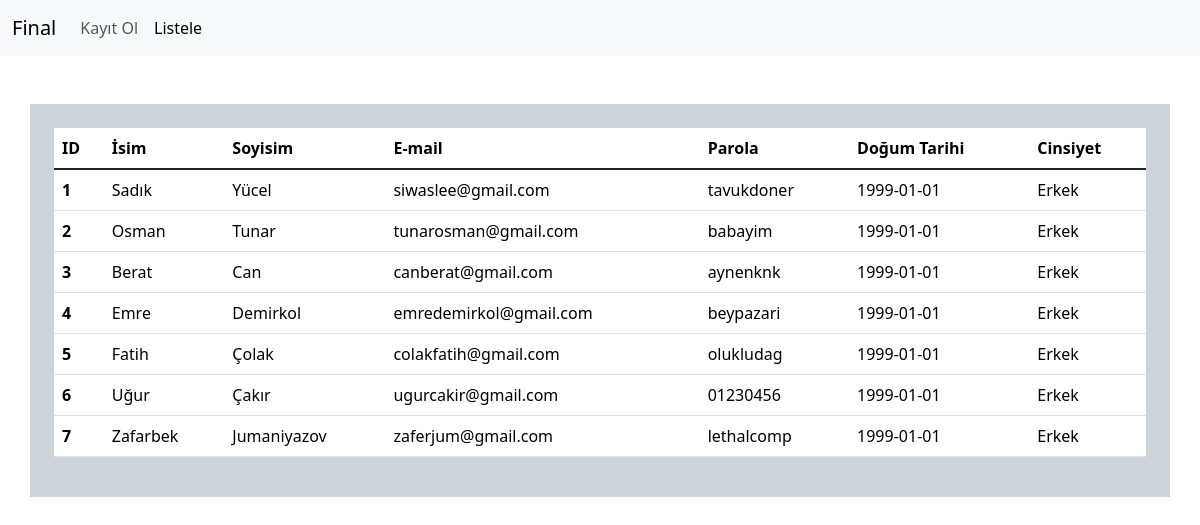
Screenshot of /proje/listele.php with the database file from the repository.
### tables this page shows
CREATE TABLE IF NOT EXISTS `kullanicilar` (
  `id` int(11) NOT NULL AUTO_INCREMENT,
  `isim` varchar(50) NOT NULL,
  `soyisim` varchar(50) NOT NULL,
  `email` varchar(100) NOT NULL,
  `parola` varchar(15) NOT NULL,
  `dtarih` date NOT NULL,
  `cinsiyet` varchar(5) NOT NULL,
  PRIMARY KEY (`id`)
);

### proje/listele.php (the view, shortened to what this page needs)
<!DOCTYPE html>
<html lang="tr">
  <head>
    <link href="https://cdn.jsdelivr.net/npm/bootstrap@5.3.3/dist/css/bootstrap.min.css" rel="stylesheet">
  </head>
  <body>
  	<?php
  		include("baglanti.php");
  		$sorgu = "SELECT * FROM kullanicilar";
  		$cevap = mysqli_query($baglanti, $sorgu);
  	?>
	<nav class="navbar navbar-expand-lg bg-body-tertiary">
		<div class="container-fluid">
		    <a class="navbar-brand" href="index.php">Final</a>
		    <div class="collapse navbar-collapse" id="navbarNav">
		      <ul class="navbar-nav">
		        <li class="nav-item">
		          <a class="nav-link" href="index.php">Kayıt Ol</a>
		        </li>
		        <li class="nav-item">
		          <a class="nav-link active" aria-current="page" href="listele.php">Listele</a>
		        </li>
		      </ul>
		    </div>
		</div>
	</nav>
	<div class="container mt-5 p-4 bg-dark-subtle">
		<table class="table p-3">
		  <thead>
		    <tr>
		      <th scope="col">ID</th>
		      <th scope="col">İsim</th>
		      <th scope="col">Soyisim</th>
		      <th scope="col">E-mail</th>
		      <th scope="col">Parola</th>
		      <th scope="col">Doğum Tarihi</th>
		      <th scope="col">Cinsiyet</th>
		    </tr>
		  </thead>
		  <tbody class="table-group-divider">
		  	<?php
		  		while ($row = mysqli_fetch_assoc($cevap))
		  		{
		  			echo "<tr>";
		  				echo "<th scope='row'>".$row['id']."</th>";
		  				echo "<td>".$row['isim']."</td>";
		  				echo "<td>".$row['soyisim']."</td>";
		  				echo "<td>".$row['email']."</td>";
		  				echo "<td>".$row['parola']."</td>";
		  				echo "<td>".$row['dtarih']."</td>";
		  				echo "<td>".$row['cinsiyet']."</td>";
		  			echo "</tr>";
		  		}
		  	?>
		  </tbody>
		</table>
	</div>
  </body>
</html>

### rows the page displays
kullanicilar: id "1", isim "Sadık", soyisim "Yücel", email "siwaslee@gmail.com", parola "tavukdoner", dtarih "1999-01-01", cinsiyet "Erkek"
kullanicilar: id "2", isim "Osman", soyisim "Tunar", email "tunarosman@gmail.com", parola "babayim", dtarih "1999-01-01", cinsiyet "Erkek"
kullanicilar: id "3", isim "Berat", soyisim "Can", email "canberat@gmail.com", parola "aynenknk", dtarih "1999-01-01", cinsiyet "Erkek"
kullanicilar: id "4", isim "Emre", soyisim "Demirkol", email "emredemirkol@gmail.com", parola "beypazari", dtarih "1999-01-01", cinsiyet "Erkek"
kullanicilar: id "5", isim "Fatih", soyisim "Çolak", email "colakfatih@gmail.com", parola "olukludag", dtarih "1999-01-01", cinsiyet "Erkek"
kullanicilar: id "6", isim "Uğur", soyisim "Çakır", email "ugurcakir@gmail.com", parola "01230456", dtarih "1999-01-01", cinsiyet "Erkek"
kullanicilar: id "7", isim "Zafarbek", soyisim "Jumaniyazov", email "zaferjum@gmail.com", parola "lethalcomp", dtarih "1999-01-01", cinsiyet "Erkek"
